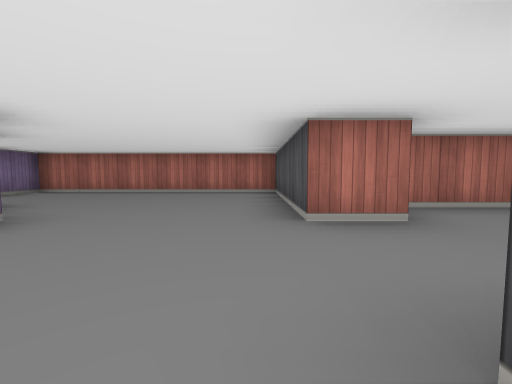
View 1 (above)

16 first-person views from a walk through a cub3D level. The camera is about half as high as the walls, tilts 4° down and sees 90° across. The floor is counted in squares. Each view is taken from the middle of a square. On the plan, view 1 faces up. The plan holds only what a view shows up to about 9 squares ahead; the rest is blank.

View 2
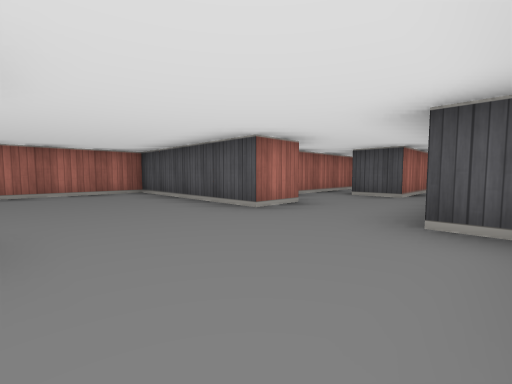

View 3
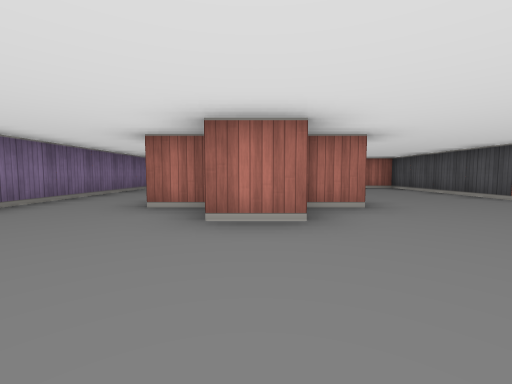

View 4
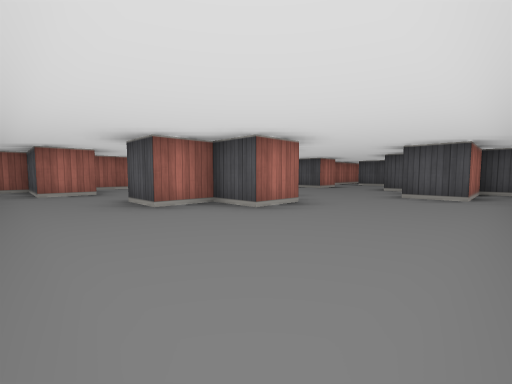

View 5
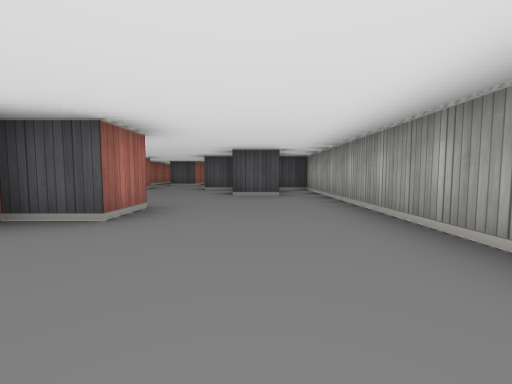

View 6
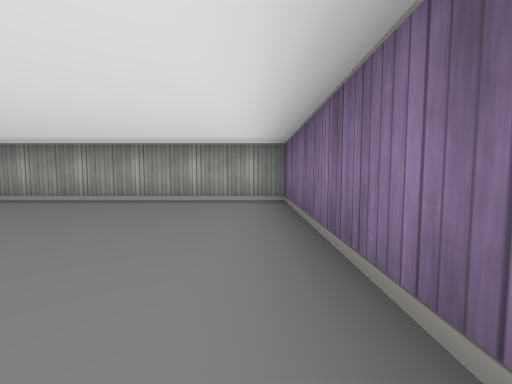

View 7
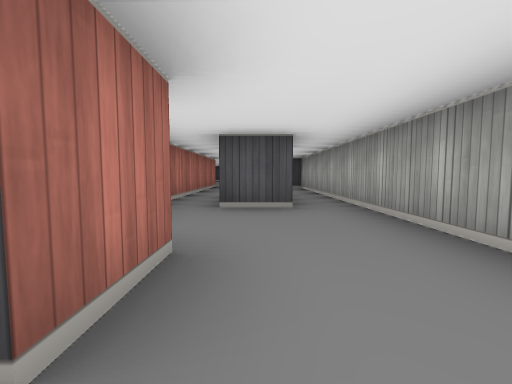

View 8
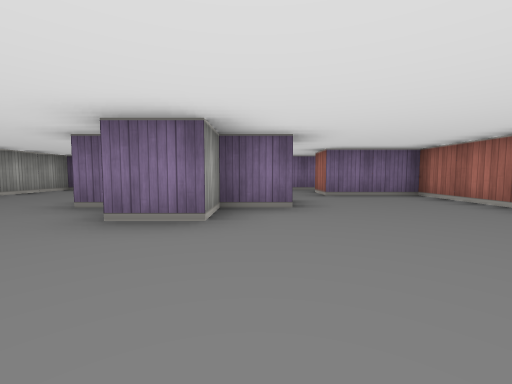

View 9
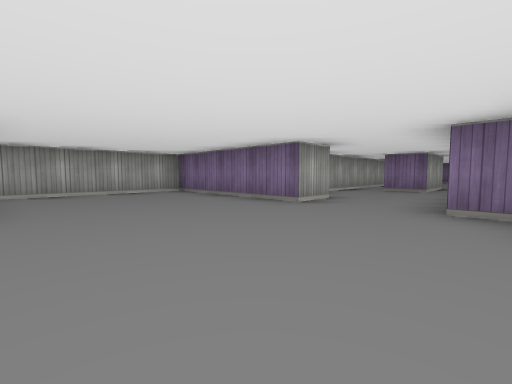

View 10
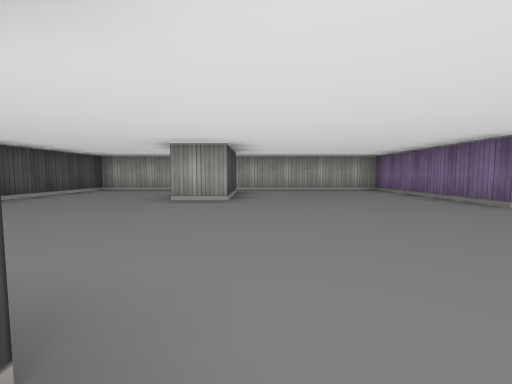

View 11
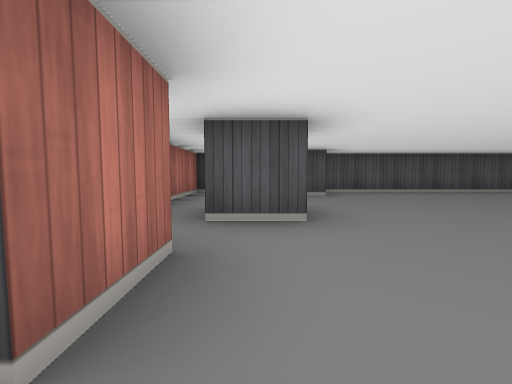

View 12
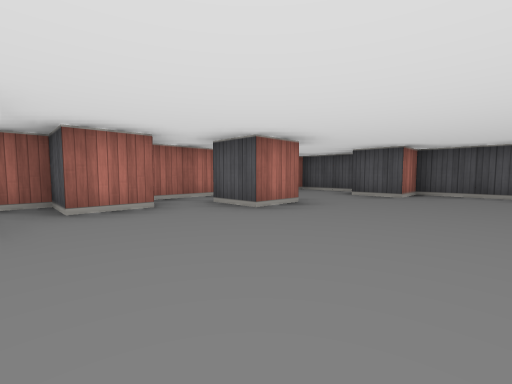

View 13
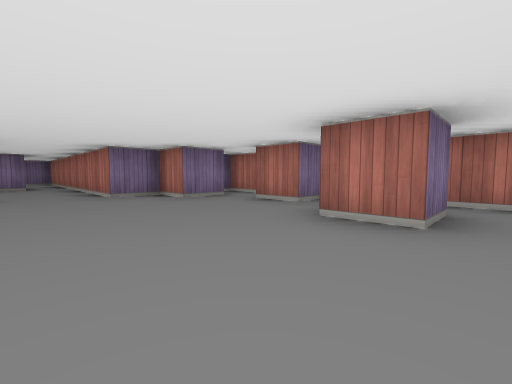

View 14
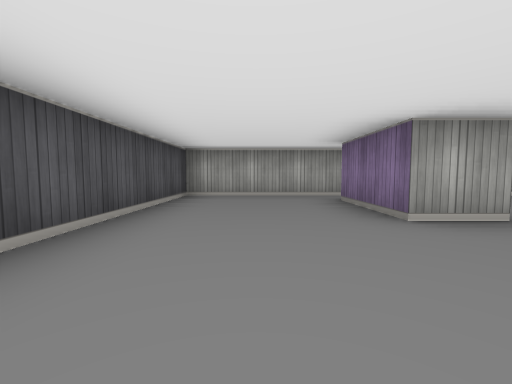

View 15
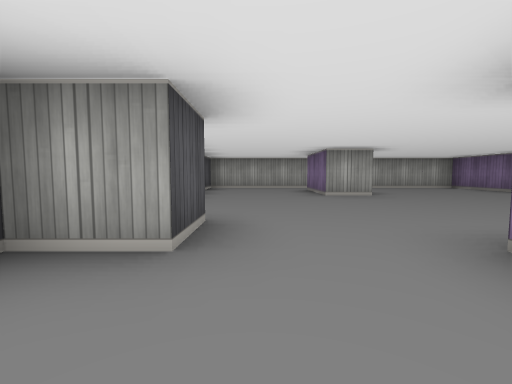

View 16
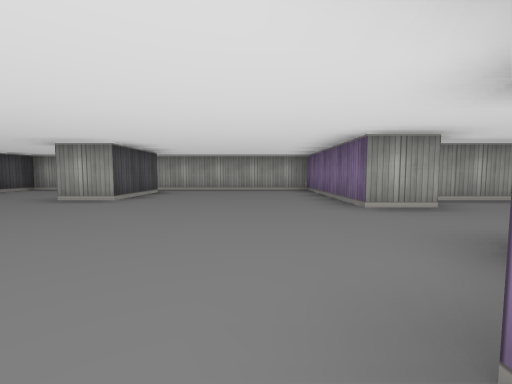

### Floor plan
Ten units are one square. View 1 is at (0, 0); x grows to the right and y downward. Boxes are objects, and circles mark ways between rooms. Rooms are numbered by the first view taken in them; rooms with no view inside come last. Other rooms are left out.
<svg viewBox="-80 -70 260 100">
<path fill="none" stroke="#000" d="M16 -25 5 -25 5 -65 -55 -65 -55 -45M14 -5 56 -5M5 4 5 -5M-35 -36 -35 -25 -25 -25 -25 -15M55 -35 20 -35M55 -15 35 -15 35 -25 55 -25M-35 -10 -35 -5 -45 -5 -45 -15 -55 -15 -55 -25M-25 -15 -34 -15M-55 -45 -65 -45 -65 -65 -70 -65M-75 -62 -75 25 5 25 5 15 -15 15 -15 5M135 15 135 -5 145 -5 145 15M145 -56 145 -45 135 -45 135 -55M125 -62 125 -55 115 -55 115 -65 95 -65M105 -55 105 -45 95 -45 95 -35 55 -35M84 -15 95 -15 95 25 175 25 175 -35 165 -35 165 -45 175 -45 175 -65 129 -65M55 -25 55 -15M56 -5 85 -5 85 -9"/>
<circle cx="-33" cy="-17" r="3" fill="#2a7"/>
<circle cx="45" cy="-10" r="3" fill="#2a7"/>
<circle cx="45" cy="-30" r="3" fill="#2a7"/>
<text x="0" y="-30">1</text>
<text x="-50" y="-10">2</text>
<text x="130" y="-20">3</text>
</svg>
Room 1 opens to room 2. Room 1 opens to room 3.

Where each view was taken, in squares from view 1:
view 1: 0 up, 0 right, facing up
view 2: 0 up, 2 left, facing up-right
view 3: 2 down, 4 left, facing up
view 4: 2 down, 7 left, facing up-right
view 5: 1 down, 7 left, facing right
view 6: 2 up, 7 left, facing down
view 7: 2 up, 0 right, facing right
view 8: 3 up, 0 right, facing left
view 9: 4 up, 13 right, facing down-left
view 10: 5 up, 13 right, facing down
view 11: 5 up, 11 right, facing right
view 12: 2 up, 11 right, facing up-right
view 13: 2 up, 15 right, facing up-left
view 14: 3 up, 16 right, facing down
view 15: 6 up, 16 right, facing down
view 16: 5 up, 11 right, facing down
